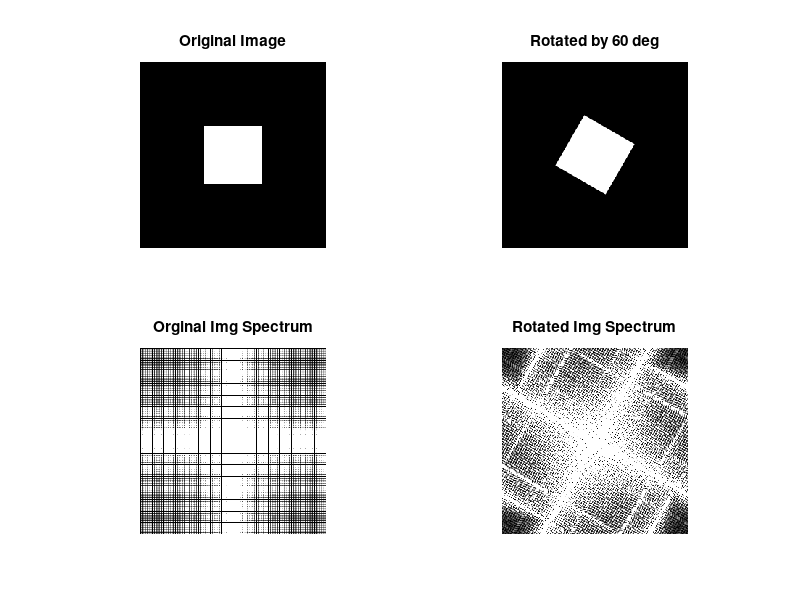

The MATLAB script that drew this image:
close all 
clear
clc
white=ones(80,80);
a=padarray(white,[88,88]);
b=imrotate(a,60,'bilinear','crop');
a1=abs(fftshift(fft2(a)));
b1=abs(fftshift(fft2(b)));
subplot(221);
imshow(a);
title("Original Image");

subplot(222);
imshow(b);
title("Rotated by 60 deg");

subplot(223);
imshow(a1);
title('Orginal Img Spectrum');

subplot(224);
imshow(b1);
title('Rotated Img Spectrum');
